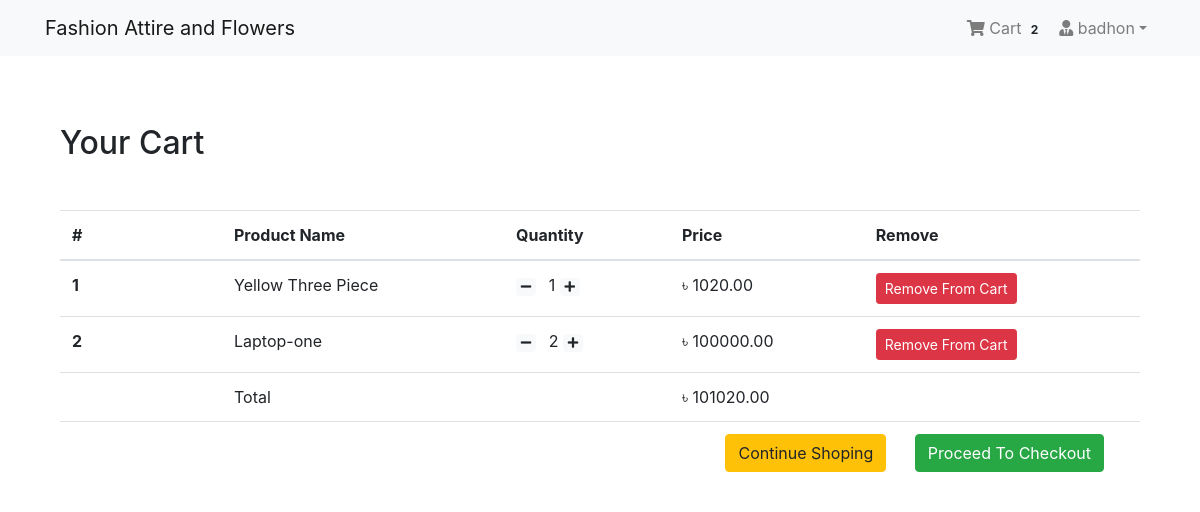
The app's page /shop/cart/ (signed in) with its own data.
### App_Login/models.py (models this page shows, shortened)
class User(AbstractBaseUser, PermissionsMixin):
    email = models.EmailField(unique=True, null=False)
    is_staff = models.BooleanField(
        ugettext_lazy('staff status'),
        default=False,
        help_text = ugettext_lazy('Designates whether the user can log in this site')
    )
    is_active = models.BooleanField(
        ugettext_lazy('active'),
        default=True,
        help_text=ugettext_lazy('Designates whether this user should be treated as active. Unselect this instead of deleting accounts')
    )
    USERNAME_FIELD = 'email'
    objects = MyUserManager()

class Profile(models.Model):
    user = models.OneToOneField(User, on_delete=models.CASCADE, related_name='profile')
    username = models.CharField(max_length=264, blank=True)
    full_name = models.CharField(max_length=264, blank=True)
    address_1 = models.TextField(max_length=300, blank=True)
    city = models.CharField(max_length=40, blank=True)
    zipcode = models.CharField(max_length=10, blank=True)
    country = models.CharField(max_length=50, blank=True)
    phone = models.CharField(max_length=20, blank=True)
    date_joined = models.DateTimeField(auto_now_add=True)

### App_Order/models.py (models this page shows, shortened)
class Order(models.Model):
    orderitems = models.ManyToManyField(Cart)
    user = models.ForeignKey(settings.AUTH_USER_MODEL, on_delete=models.CASCADE)
    ordered = models.BooleanField(default=False)
    created = models.DateTimeField(auto_now_add=True)
    paymentId = models.CharField(max_length=264, blank=True, null=True)
    orderId = models.CharField(max_length=200, blank=True, null=True)
    def get_totals(self):
        total = 0
        for order_item in self.orderitems.all():
            total += float(order_item.get_total())
        return total

class Cart(models.Model):
    user = models.ForeignKey(settings.AUTH_USER_MODEL, on_delete=models.CASCADE, related_name="cart")
    item = models.ForeignKey(Product, on_delete=models.CASCADE)
    quantity = models.IntegerField(default=1)
    purchased = models.BooleanField(default=False)
    created = models.DateTimeField(auto_now_add=True)
    updated = models.DateTimeField(auto_now=True)
    def get_total(self):
        total = self.item.price * self.quantity
        float_total = format(total, '0.2f')
        return float_total

### App_Shop/models.py (models this page shows, shortened)
class Product(models.Model):
    mainimage = models.ImageField(upload_to='Products')
    name = models.CharField(max_length=264)
    category = models.ForeignKey(Category, on_delete=models.CASCADE, related_name='category')
    preview_text = models.TextField(max_length=200, verbose_name='Preview Text')
    detail_text = models.TextField(max_length=1000, verbose_name='Description')
    price = models.FloatField()
    old_price = models.FloatField(default=0.00)
    created = models.DateTimeField(auto_now_add=True)
    class Meta:
        ordering = ['-created',]

### App_Order/views.py (the view)
# urls.py: path('cart/',views.cart_view,name="cart"),
@login_required
def cart_view(request):
    carts = Cart.objects.filter(user=request.user, purchased=False)
    orders = Order.objects.filter(user=request.user, ordered=False)
    if carts.exists() and orders.exists():
        order = orders[0]
        return render(request, 'App_Order/cart.html', context={'carts':carts, 'order':order})
    else:
        messages.warning(request, "You don't have any item in your cart!")
        return redirect("App_Shop:home")

### App_Order/templatetags/cart_tag.py (called while the page is built)
@register.filter
def cart_total(user):
    order = Order.objects.filter(user=user, ordered=False)
    if order.exists():
        return order[0].orderitems.count()
    else:
        return 0

### templates/App_Order/cart.html
{% extends 'base.html' %}
{% block body_block %}
<div class="container my-5">
  <div class="my-5">
    <h2>Your Cart</h2>
  </div>
  <table class="table table-hover">
    <thead>
      <tr>
        <th scope="col" width="15%">#</th>
        <th scope="col">Product Name</th>
        <th scope="col">Quantity</th>
        <th scope="col" >Price</th>
        <th scope="col">Remove</th>
      </tr>
    </thead>
    <tbody>
      {% for cart in carts %}
      <tr>
        <th scope="row">{{ forloop.counter }}</th>
        <td>{{cart.item.name}}</td>
        <td>
          <a class="mr-2" href="{% url 'App_Order:decrease' pk=cart.item.pk %}"><span class="badge badge-light"><i class="fas fa-minus"></i></span></a>
          {{ cart.quantity }}
          <a class="mr-2" href="{% url 'App_Order:increase' pk=cart.item.pk %}"> <span class="badge badge-light"> <i class="fas fa-plus"></i></span></a>
        </td>
        <td >&#2547; {{cart.get_total}}</td>
        <td><a href="{% url 'App_Order:remove' pk=cart.item.pk %}" class="btn btn-danger btn-sm">Remove From Cart</a></td>
      </tr>
      {% endfor %}
      <tr>
        <th scope="row"></th>
        <td colspan="2">Total</td>
        <td >&#2547; {{order.get_totals | floatformat:2 }}</td>
        <td></td>
      </tr>
      <tr>
        <th scope="row"></th>
        <td colspan="4" class="text-right">
          <a href="{% url 'App_Shop:home' %}" class="btn btn-warning mr-4">Continue Shoping</a>
          <a href="{% url 'App_Payment:checkout' %}" class="btn btn-success mr-4">Proceed To Checkout</a>
        </td>
      </tr>
    </tbody>
  </table>
</div>
{% endblock %}

### templates/navbar.html (shortened to what this page needs)
{% load cart_tag %}
<nav class="navbar navbar-expand-lg navbar-light bg-light">
  <div class="container">
    <a class="navbar-brand" href="{% url 'App_Shop:home' %}">Fashion Attire and Flowers </a>
    <div class="collapse navbar-collapse" id="navbarNav">
      <ul class="navbar-nav ml-auto">
        {% if request.user.is_authenticated %}
        <li class="nav-item">
          <a href="{% url 'App_Order:cart' %}" class="nav-link">
              <i class="fa fa-shopping-cart"></i> Cart
              <span class="badge badge-light">{{ request.user | cart_total }}</span>
          </a>
        </li>
        <li class="nav-item dropdown">
          <a class="nav-link dropdown-toggle" href="#" id="navbarDropdown" role="button" data-toggle="dropdown" aria-haspopup="true" aria-expanded="false"><i class="fas fa-user-tie"></i> {{request.user.profile.username}}</a>
        </li>
        {% else %}
        <li class="nav-item">
          <a href="{% url 'App_Login:login' %}" class="btn btn-primary">Login</a>
        </li>
        {% endif %}
      </ul>
    </div>
  </div>
</nav>

### records on screen
User: user|cart_total "2", user.profile.username "badhon"
Cart: item.name "Yellow Three Piece", quantity "1", get_total "1020.00"
Cart: item.name "Laptop-one", quantity "2", get_total "100000.00"
Order: get_totals "101020.00"
